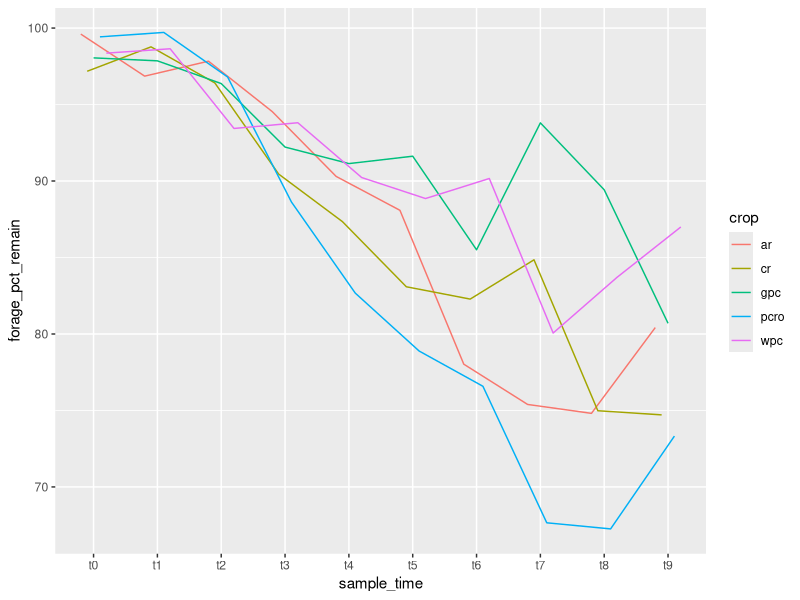
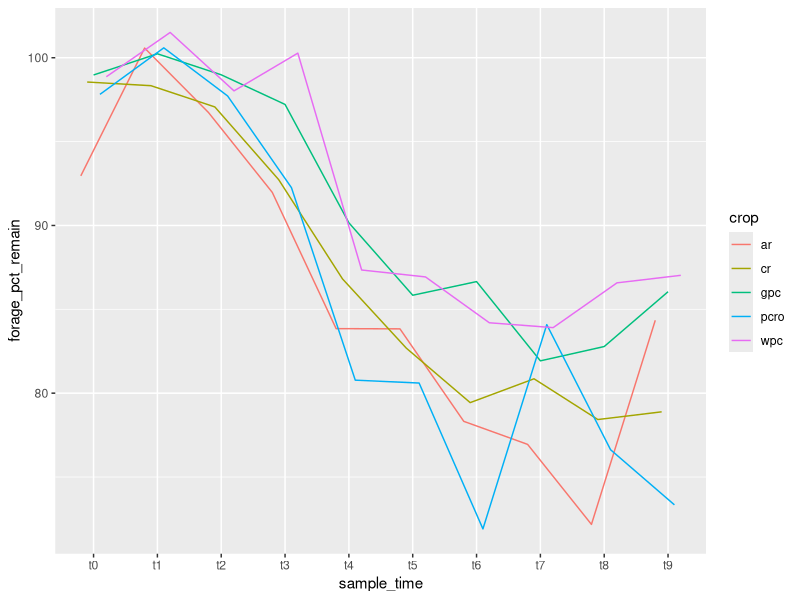
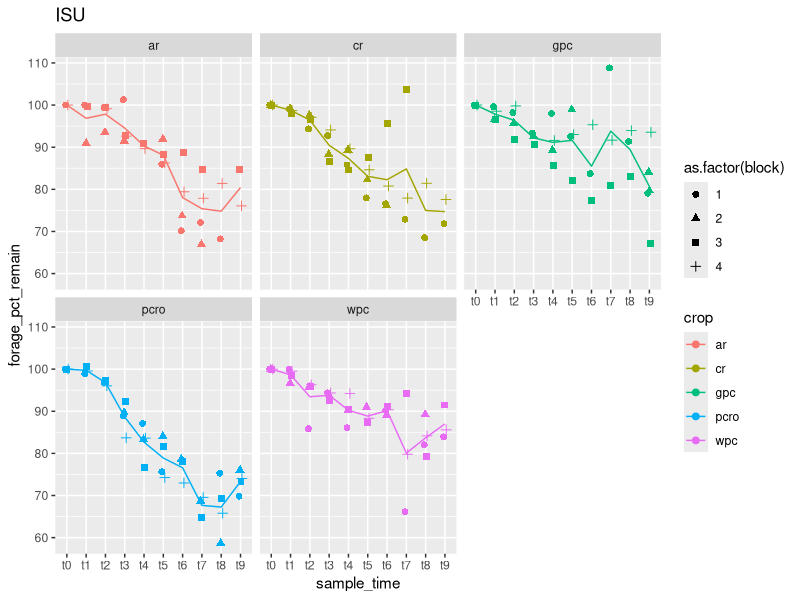
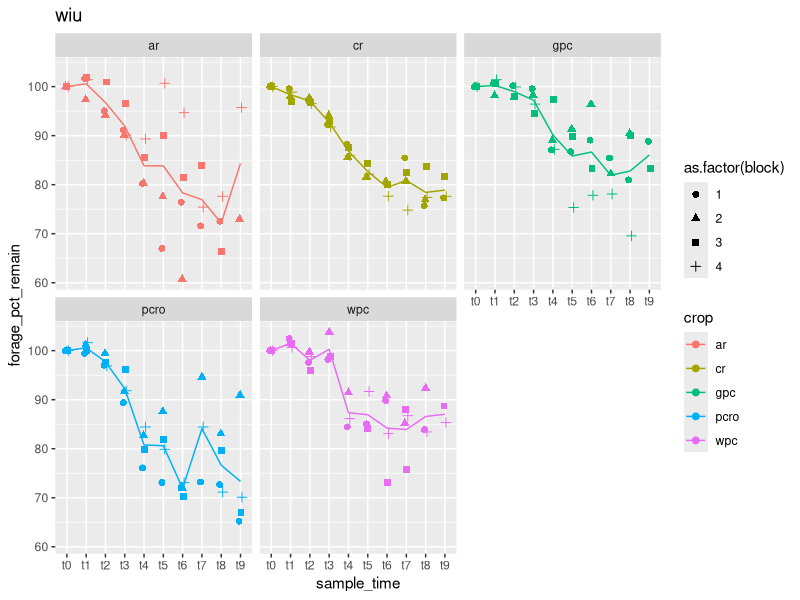

Generate these figures, in order, with R:
# LIBRARIES ----
library(tidyverse)

# READ IN THE DATA ----
biomass.df <- read_csv("output/clean_drywts.csv")

# want to break this down into the forage and tea bag datasets for right now 
forage.df <- biomass.df %>%
  select(-c(tea_id, tea_final_drywt_g, tea_initial_drywt_g))

tea.df <- biomass.df %>%
  select(-c(tea_id, forage_initial_drywt_g, forage_final_drywt_g))

# MODIFICATIONS ----

# calculate the % mass remaining for forage bags
forage.df <- forage.df %>%
  mutate(forage_pct_remain = (forage_final_drywt_g / forage_initial_drywt_g) * 100)

# calculate the % mass remaining for tea bags
tea.df <- tea.df %>%
  mutate(tea_pct_remain = (tea_final_drywt_g / tea_initial_drywt_g) * 100)

# ALL OF THE ABOVE SHOULD GO IN 01 and then save to a final tea and forage Df and 
# then do the stuff to below in separeate code sheets!!!

# STARTING WITH FORAGE DATASET ----

# wanna see how stuff looks

# ISU
forage.df %>%
  filter(location == "isu") %>%
  ggplot(aes(sample_time, forage_pct_remain, color = crop, group = crop)) +
  # stat_summary(fun = mean, geom = "point", position = position_dodge2(width = 0.5)) +
  # stat_summary(fun.data = mean_se, geom = "errorbar", width = 0.5,
  #              position = position_dodge2(width = 0.5)) +
  stat_summary(fun = mean, geom = "line", position = position_dodge2(width = 0.5))

# WIU
forage.df %>%
  filter(location == "wiu") %>%
  ggplot(aes(sample_time, forage_pct_remain, color = crop, group = crop)) +
  # stat_summary(fun = mean, geom = "point", position = position_dodge2(width = 0.5)) +
  # stat_summary(fun.data = mean_se, geom = "errorbar", width = 0.5,
  #              position = position_dodge2(width = 0.5)) +
  stat_summary(fun = mean, geom = "line", position = position_dodge2(width = 0.5))

# so before we start thinking about fitting any curves we need to 
# 1: get the starting pct_remaining to be 100%, 2 figures out why the pct remaining increases
# at some points 

# setting all initials to be 100%
forage.df <- forage.df %>%
  mutate(forage_pct_remain = case_when(
    sample_time == "t0" ~ 100,
    TRUE ~ forage_pct_remain
  ))

# lets start isolating some data to see where increases happen
test.df <- forage.df %>%
  filter(forage_final_drywt_g > forage_initial_drywt_g)

# 217, 57, 347, 17, 125, 195, 44, 56, 167, 184, 117, 202, 75, 124, 21, 107, 165, 156, 323, 

# those are the IDs for the problem locations, going to get rid of them
forage.df <- forage.df %>%
  filter(bag_no != 217 | bag_no != 57 | bag_no != 347 | bag_no != 17 | bag_no != 125 | bag_no != 195 | 
           bag_no != 44 |bag_no != 56 | bag_no != 167 | bag_no != 184 | bag_no != 117 | bag_no != 202 | 
           bag_no != 75 | bag_no != 124 | bag_no != 21 | bag_no != 107 | bag_no != 165 | bag_no != 156 | 
           bag_no != 323)

# so things are looking good i wanna see what the standard error for some of these odd looking data
forage.df %>%
  filter(location == "isu") %>%
  ggplot(aes(sample_time, forage_pct_remain, color = crop, group = crop, shape = as.factor(block))) +
  stat_summary(fun = mean, geom = "line") +
  geom_point(size = 2, position = position_dodge2(width = 0.2)) +
  ggtitle("ISU") +
  facet_wrap(~crop)

# what about wiu? 
forage.df %>%
  filter(location == "wiu") %>%
  ggplot(aes(sample_time, forage_pct_remain, color = crop, group = crop, shape = as.factor(block))) +
  stat_summary(fun = mean, geom = "line") +
  geom_point(size = 2, position = position_dodge2(width = 0.2)) +
  ggtitle("wiu") +
  facet_wrap(~crop)

# TEA BAGS


